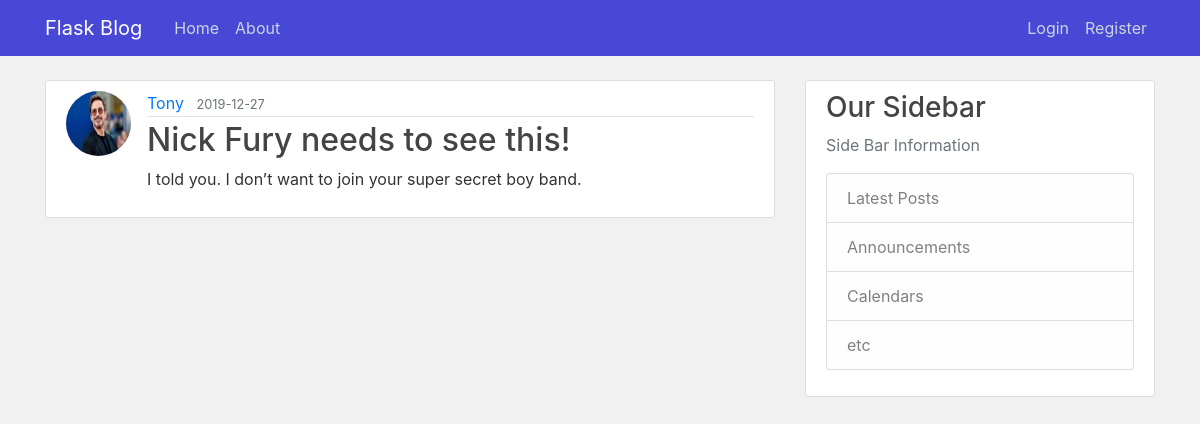
The page /posts/16 on the database its author committed.
### flaskblog/models.py (models this page shows, shortened)
class User(db.Model, UserMixin):
    id = db.Column(db.Integer, primary_key=True)
    username = db.Column(db.String(20), unique=True, nullable=False)
    email = db.Column(db.String(120), unique=True, nullable=False)
    image_file = db.Column(db.String(20), nullable=False, default='default.jpg')
    password = db.Column(db.String(60), nullable=False)
    posts = db.relationship('Post', backref='author', lazy=True)

class Post(db.Model):
    id = db.Column(db.Integer, primary_key=True)
    title = db.Column(db.String(100), nullable=False)
    date_posted = db.Column(db.DateTime, nullable=False, default=datetime.utcnow)
    content = db.Column(db.Text, nullable=False)
    user_id = db.Column(db.Integer, db.ForeignKey('user.id'), nullable=False)

### flaskblog/posts/routes.py (the view)
@posts.route("/posts/<int:post_id>")
def post(post_id):
    post = Post.query.get_or_404(post_id)
    return render_template('Posts/post.html', title=post.title, post=post)

### flaskblog/templates/Posts/post.html (shortened to what this page needs)
{% extends 'base.html' %}
{% block body %}
    <article class="media content-section">
      <img class="rounded-circle article-img" src="{{ url_for('static', filename='profile_pics/' + post.author.image_file) }}">
      <div class="media-body">
        <div class="article-metadata">
          <a class="mr-2" href="{{ url_for('users.user_posts', username=post.author.username) }}">{{ post.author.username }}</a>
          <small class="text-muted">{{ post.date_posted.strftime('%Y-%m-%d') }}</small>
        </div>
        <h2 class="article-title" href="{{ url_for('users.user_posts', username=post.author.username) }}">{{ post.title }}</h2>
        <p class="article-content">{{ post.content }}</p>
      </div>
    </article>
{% endblock body %}

### flaskblog/static/css/main.css (style rules this page uses)
body { background: #F1F1F1; color: #333333; margin-top: 5rem; }
h1, h2, h3, h4, h5, h6 { color: #444444; }
.content-section { background: #ffffff; padding: 10px 20px; border: 1px solid #dddddd; border-radius: 3px; margin-bottom: 20px; }
.article-title { color: #444444; }
.article-content { white-space: pre-line; }
.article-img { height: 65px; width: 65px; margin-right: 16px; }
.article-metadata { padding-bottom: 1px; margin-bottom: 4px; border-bottom: 1px solid #e3e3e3 }

### rows shown on the page
User: image_file (picture), author.username "Tony"
Post: date_posted "2019-12-27", title "Nick Fury needs to see this!", content "I told you. I don’t want to join your super secret boy band."
